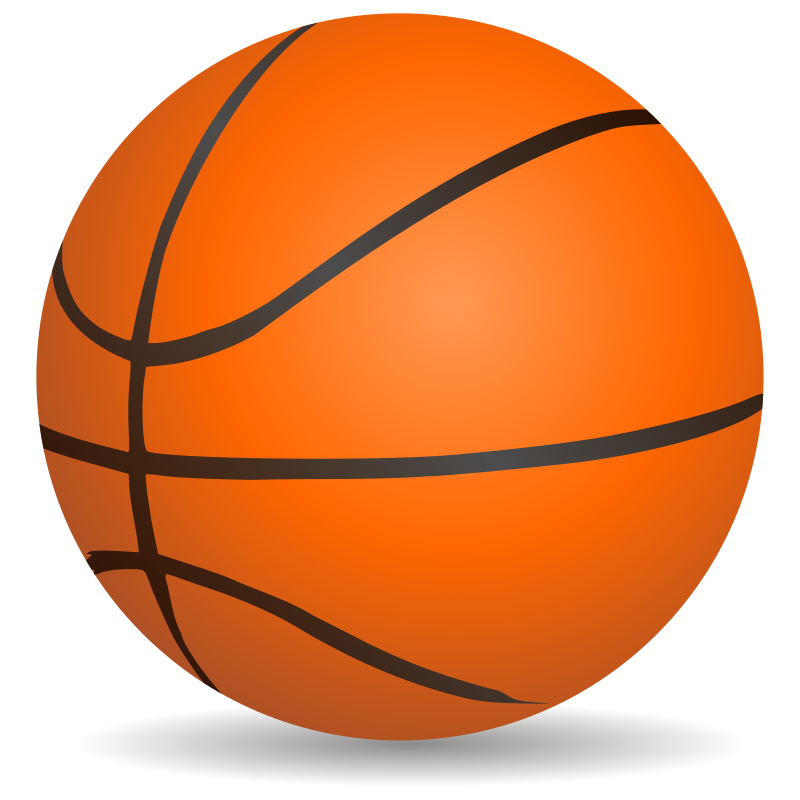
#> input picture pi-scripts/basketball.png, 800 x 800 px
$ python color-stream.py
#> lines starting #> are read from the running program, lines starting #| are printed output that depends on the picture
#!/usr/bin/env python3
"""
Generates a video stream with a bouncing basketball that changes color based on remote input.
Uses Pillow for simple image compositing.
"""

import asyncio
import subprocess
import json
import time
from PIL import Image
import os

# Configuration
WIDTH = 640
HEIGHT = 480
FPS = 30
RTSP_URL = "rtsp://198.199.80.228:8554/robot1"
SERVER_IP = "198.199.80.228"
GREETING_PORT = 4546
BOT_ID = "robot1"

# Ball state
ball_x = float(WIDTH // 2)
ball_y = float(HEIGHT // 2)
ball_vx = 6.0
ball_vy = 4.0

# Current color (shared state)
current_color = (255, 0, 0)

# Direction input (shared state) - None means no input, ball coasts
current_direction = None

# Load basketball image
SCRIPT_DIR = os.path.dirname(os.path.abspath(__file__))
basketball_original = Image.open(os.path.join(SCRIPT_DIR, "basketball.png")).convert("RGBA")
#> basketball_original is the input picture: PIL image 800x800 RGBA; mean R, G, B, A 142.4, 64.4, 14.9, 167.7
# Scale to reasonable size (60px diameter)
BALL_SIZE = 60
basketball_original = basketball_original.resize((BALL_SIZE, BALL_SIZE), Image.LANCZOS)
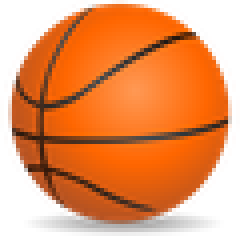
#> basketball_original: PIL image 60x60 RGBA (shown 4 times larger); mean R, G, B, A 155.1, 69.3, 15.6, 167.7; transparent parts drawn white


class InputClient(asyncio.Protocol):
    def __init__(self, loop):
        self.loop = loop
        self.transport = None

    def connection_made(self, transport):
        self.transport = transport
        print("Connected to relay server for input reception")

    # [18 lines left out: function data_received, not called in this run]

    def connection_lost(self, exc):
        print("Connection to relay server lost")
        self.loop.stop()


class GreetingClient(asyncio.Protocol):
    # [17 lines left out: functions __init__, connection_made, data_received, not called in this run]

    async def connect_to_dedicated_port(self):
        try:
            transport, protocol = await self.loop.create_connection(
                lambda: InputClient(self.loop),
                SERVER_IP,
                self.assigned_port
            )
            print(f"Connected to dedicated port {self.assigned_port}")
        except Exception as e:
            print(f"Failed to connect to dedicated port: {e}")


# [84 lines left out: function generate_frames, not called in this run]


async def connect_to_server(loop):
    """Connect to the relay server."""
    while True:
        try:
            transport, protocol = await loop.create_connection(
                lambda: GreetingClient(loop, BOT_ID),
                SERVER_IP,
                GREETING_PORT
            )
            print(f"Connected to greeting server at {SERVER_IP}:{GREETING_PORT}")
            return
        except Exception as e:
            print(f"Failed to connect to server: {e}, retrying in 5s...")
            await asyncio.sleep(5)


def main():
    # Start ffmpeg process
    ffmpeg_cmd = [
        'ffmpeg',
        '-f', 'rawvideo',
        '-pixel_format', 'rgb24',
        '-video_size', f'{WIDTH}x{HEIGHT}',
        '-framerate', str(FPS),
        '-i', '-',
        '-c:v', 'libx264',
        '-preset', 'ultrafast',
        '-tune', 'zerolatency',
        '-g', '15',
        '-f', 'rtsp',
        '-rtsp_transport', 'tcp',
        RTSP_URL
    ]

    print("Starting ffmpeg...")
#> (the run stopped early here; a loop or call above may not have finished)
